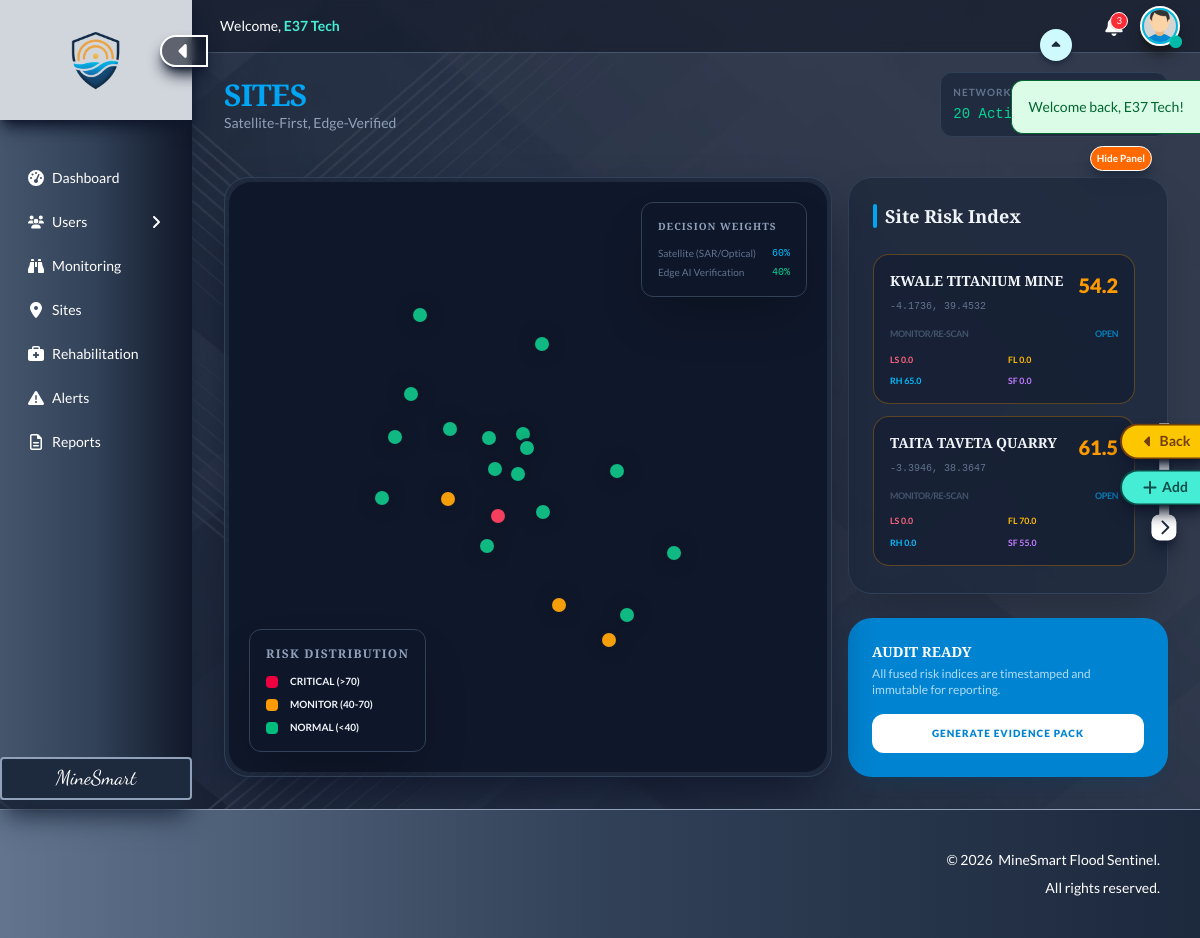
The app's page /sites (signed in) with its own data.
### tables this page shows
CREATE TABLE sites (
  id INT AUTO_INCREMENT PRIMARY KEY,
  name VARCHAR(255) NOT NULL UNIQUE,
  site_code VARCHAR(50) NOT NULL UNIQUE,
  site_type ENUM('open_pit','underground','quarry','rehabilitation','processing') NOT NULL,
  country VARCHAR(100) NOT NULL DEFAULT 'Kenya',
  county VARCHAR(100) NOT NULL,
  coords JSON NOT NULL,
  elevation_m INT DEFAULT NULL,
  area_hectares DECIMAL(8,2) DEFAULT NULL,
  operational_status ENUM('active','inactive','rehabilitation','closed') NOT NULL DEFAULT 'active',
  risk_profile JSON DEFAULT NULL,
  image_link VARCHAR(255) DEFAULT NULL,
  user_id INT NOT NULL DEFAULT 1,
  created_at TIMESTAMP NOT NULL DEFAULT CURRENT_TIMESTAMP,
  updated_at TIMESTAMP NOT NULL DEFAULT CURRENT_TIMESTAMP ON UPDATE CURRENT_TIMESTAMP,
  INDEX(site_type),
  INDEX(county),
  INDEX(operational_status)
);

CREATE TABLE risk_event_factors (
  id BIGINT AUTO_INCREMENT PRIMARY KEY,
  event_id BIGINT NOT NULL,
  risk_type_id INT NOT NULL,
  layer ENUM('satellite','edge','fusion') NOT NULL,
  raw_value DECIMAL(14,6) DEFAULT NULL,
  normalized_score DECIMAL(6,2) NOT NULL DEFAULT 0.00,
  risk_level ENUM('low','medium','high') NOT NULL DEFAULT 'low',
  threshold_low DECIMAL(14,6) DEFAULT NULL,
  threshold_medium DECIMAL(14,6) DEFAULT NULL,
  threshold_high DECIMAL(14,6) DEFAULT NULL,
  evidence_url VARCHAR(512) DEFAULT NULL,
  note VARCHAR(255) DEFAULT NULL,
  created_at TIMESTAMP DEFAULT CURRENT_TIMESTAMP,
  FOREIGN KEY (event_id) REFERENCES risk_events(id) ON DELETE CASCADE,
  FOREIGN KEY (risk_type_id) REFERENCES risk_types(id) ON DELETE RESTRICT,
  INDEX idx_ref_event (event_id),
  INDEX idx_ref_event_layer (event_id, layer)
);

### app/helpers/risk_processor.php (called while the page is built, shortened)
<?php
function ms_get_latest_snapshot(int $site_id, PDO $pdo): array
{
    $stmt = $pdo->prepare("
        SELECT *
        FROM v_site_latest_snapshot
        WHERE site_id = :site_id
        LIMIT 1
    ");
    $stmt->execute([':site_id' => $site_id]);
    $row = $stmt->fetch(PDO::FETCH_ASSOC);
    return $row ?: [
        'site_id' => $site_id,
        'snapshot_id' => null,
        'snapshot_at' => null,
        'satellite_risk_score' => 0,
        'edge_risk_score' => 0,
        'final_risk_score' => 0,
        'confidence_score' => 0,
        'system_decision' => 'Normal State',
        'event_id' => null
    ];
}
function ms_get_event_factors(?int $event_id, PDO $pdo, int $limit = 6): array
{
    if (!$event_id) {
        return [];
    }
    $stmt = $pdo->prepare("
        SELECT
            ref.layer,
            rt.code,
            rt.name,
            rt.unit,
            ref.raw_value,
            ref.normalized_score,
            ref.risk_level,
            ref.note
        FROM risk_event_factors ref
        JOIN risk_types rt ON rt.id = ref.risk_type_id
        WHERE ref.event_id = :event_id
        ORDER BY ref.normalized_score DESC
        LIMIT :lim
    ");
    $stmt->bindValue(':event_id', $event_id, PDO::PARAM_INT);
    $stmt->bindValue(':lim', $limit, PDO::PARAM_INT);
    $stmt->execute();
    return $stmt->fetchAll(PDO::FETCH_ASSOC) ?: [];
}
function ms_get_site_risk_packet(int $site_id, PDO $pdo): array
{
    $snap = ms_get_latest_snapshot($site_id, $pdo);
    $factors = ms_get_event_factors($snap['event_id'] ? (int)$snap['event_id'] : null, $pdo);
    return [
        'snapshot' => $snap,
        'factors' => $factors
    ];
}

### app/views/sites/index.php (the view, shortened to what this page needs)
<?php
  require __DIR__ . '/../../helpers/online_connector.php';
  require __DIR__ . '/../../helpers/risk_processor.php';
  $stmt = $pdo->query("SELECT * FROM sites LIMIT 20");
  $monitored_sites = $stmt->fetchAll(PDO::FETCH_ASSOC);
  function ms_coords_lat_lng($coords_raw) {
    $coords = json_decode($coords_raw ?? '', true);
    $lat = 0.0;
    $lng = 0.0;
    if(is_array($coords)) {
      if(isset($coords['lat']) && isset($coords['lng'])) {
        $lat = (float)$coords['lat'];
        $lng = (float)$coords['lng'];
      } elseif(isset($coords['latitude']) && isset($coords['longitude'])) {
        $lat = (float)$coords['latitude'];
        $lng = (float)$coords['longitude'];
      }
    }
    return [$lat, $lng];
  }
  function ms_factor_code($f) {
    if(isset($f['code'])) return (string)$f['code'];
    return '';
  }
  function ms_factor_score($f) {
    if(isset($f['normalized_score'])) return (float)$f['normalized_score'];
    return 0.0;
  }
  function ms_category_breakdown($factors) {
    $ls = 0.0;
    $fl = 0.0;
    $rh = 0.0;
    $sf = 0.0;
    foreach($factors as $f) {
      $code = ms_factor_code($f);
      $score = ms_factor_score($f);
      if(in_array($code, ['INSAR_DEFORMATION_MM_MO','EDGE_CRACK_SCORE'], true)) {
        if($score > $ls) $ls = $score;
      }
      if(in_array($code, ['RAINFALL_ANOMALY_PCT','SOIL_MOISTURE_PROXY_TREND','EDGE_WETNESS_PCT','EDGE_HUMIDITY_PCT'], true)) {
        if($score > $fl) $fl = $score;
      }
      if(in_array($code, ['NDVI_DROP_30D','EVI_DROP_30D','EDGE_VEG_COVER_PCT'], true)) {
        if($score > $rh) $rh = $score;
      }
      if(in_array($code, ['EDGE_EROSION_AREA_PCT','EDGE_CRACK_SCORE','INSAR_DEFORMATION_MM_MO'], true)) {
        if($score > $sf) $sf = $score;
      }
    }
    return [
      'ls' => min(100.0, max(0.0, $ls)),
      'fl' => min(100.0, max(0.0, $fl)),
      'rh' => min(100.0, max(0.0, $rh)),
      'sf' => min(100.0, max(0.0, $sf))
    ];
  }
?>
<!DOCTYPE html>
<html lang="en">
  <head>
    <link href="<?php echo ROOT_URL; ?>/assets/css/output.css" rel="stylesheet">
    <link rel="stylesheet" href="https://unpkg.com/leaflet@1.9.4/dist/leaflet.css" />
  </head>
  <body class="relative bg-slate-900 text-slate-100 max-w-full overflow-x-hidden">
    <?php include '../includes/sidebar.php'; ?>
    <?php require __DIR__ . '/../includes/message.php'; ?>
    <main id="mainContent" class="min-h-screen w-[calc(100%-12rem)] ml-auto flex-1 flex flex-col overflow-hidden transition-all duration-500 ease-in-out">
      <?php include '../includes/header.php'; ?>
      <?php require __DIR__ . '/../includes/navigation.php'; ?>
      <section class="overflow-y-auto p-8 flex-grow pt-18">
        <div class="flex justify-between items-center mb-10">
          <div>
            <h1 class="text-3xl font-black tracking-tight text-sky-500 uppercase">SITES</h1>
            <p class="text-slate-400 text-sm">Satellite-First, Edge-Verified</p>
          </div>
          <div class="flex gap-4">
            <div class="bg-slate-800/80 backdrop-blur-sm p-3 rounded-xl border border-slate-700">
              <span class="text-[0.625rem] text-slate-500 block uppercase font-bold tracking-widest">Network Status</span>
              <span class="text-xs md:text-sm md:font-mono text-emerald-400"><?= count($monitored_sites) ?> Active Sites Deployed</span>
            </div>
          </div>
        </div>
        <div class="fixed z-[1001] top-[9rem] right-[7%] sm:right-[3rem]">
          <button id="toggleSites" class="cursor-pointer bg-orange-500 border border-white text-[0.625rem] px-1.5 py-1 font-bold text-white hover:scale-[106%] shadow-lg shadow-slate-800 rounded-full transition-all duration-500 ease-in-out">
          </button>
        </div>
        <div id="dashboardWrapper" class="relative flex gap-4 transition-all duration-700 ease-in-out">
          <div id="mapContainer" class="relative flex-1 bg-slate-800/80 rounded-3xl border border-slate-700 p-1 h-[37.5rem] shadow-2xl shadow-slate-900 overflow-hidden transition-all duration-700 ease-in-out">
            <div id="map" class="w-full h-full rounded-[1.4rem]"></div>
            <div class="absolute top-6 right-6 z-[1000] bg-slate-900/90 backdrop-blur-md p-4 rounded-xl border border-slate-700 shadow-2xl">
              <h4 class="text-[0.625rem] font-bold mb-3 uppercase tracking-widest text-slate-400">Decision Weights</h4>
              <div class="space-y-1">
                <div class="flex justify-between gap-4 text-[0.625rem]">
                  <span class="text-slate-500">Satellite (SAR/Optical)</span>
                  <span class="text-sky-400 font-mono">60%</span>
                </div>
                <div class="flex justify-between gap-4 text-[0.625rem]">
                  <span class="text-slate-500">Edge AI Verification</span>
                  <span class="text-emerald-400 font-mono">40%</span>
                </div>
              </div>
            </div>
            <div class="absolute bottom-6 left-6 z-[1000] bg-slate-900/90 backdrop-blur-md p-4 rounded-xl border border-slate-700 shadow-2xl">
              <h4 class="text-xs font-bold mb-3 uppercase tracking-widest text-slate-400">Risk Distribution</h4>
              <div class="space-y-2">
                <div class="flex items-center gap-3 text-[0.625rem] font-bold">
                  <span class="w-3 h-3 bg-rose-600 rounded-sm"></span> CRITICAL (&gt;70)
                </div>
                <div class="flex items-center gap-3 text-[0.625rem] font-bold">
                  <span class="w-3 h-3 bg-amber-500 rounded-sm"></span> MONITOR (40-70)
                </div>
                <div class="flex items-center gap-3 text-[0.625rem] font-bold">
                  <span class="w-3 h-3 bg-emerald-500 rounded-sm"></span> NORMAL (&lt;40)
                </div>
              </div>
            </div>
          </div>
          <div id="sitesPanel" class="w-[14rem] md:w-[20rem] h-[37.5rem] flex flex-col space-y-6 transition-all duration-500 ease-in-out">
            <div class="bg-slate-800/80 rounded-3xl border border-slate-700 p-6 shadow-2xl overflow-hidden flex flex-col flex-1">
              <div class="flex justify-between items-center mb-6">
                <h3 class="text-lg font-bold flex items-center gap-2">
                  <span class="w-1 h-6 bg-sky-500 rounded-full"></span>
                  Site Risk Index
                </h3>
              </div>
              <div id="sitesList" class="space-y-3 overflow-y-auto flex-1 pr-2">
                <?php foreach($monitored_sites as $site):
                  $packet = ms_get_site_risk_packet((int)$site['id'], $pdo);
                  $snap = $packet['snapshot'] ?? [];
                  $factors = $packet['factors'] ?? [];
                  $score = (float)($snap['final_risk_score'] ?? 0);
                  $decision = $snap['system_decision'] ?? 'Normal State';
                  $ll = ms_coords_lat_lng($site['coords'] ?? '');
                  $lat = $ll[0];
                  $lng = $ll[1];
                  $text_color = $score > 70 ? 'text-rose-500' : ($score > 40 ? 'text-amber-500' : 'text-emerald-500');
                  $border_color = $score > 70 ? 'border-rose-500/30' : ($score > 40 ? 'border-amber-500/30' : 'border-emerald-500/30');
                  $cats = ms_category_breakdown($factors);
                ?>
                <div class="p-4 rounded-2xl border bg-slate-900/50 <?= $border_color ?> hover:bg-slate-900 transition-all cursor-pointer group" onclick="if(window.map){ map.flyTo([<?= $lat ?>, <?= $lng ?>], 12) }">
                  <div class="flex justify-between items-start">
                    <div>
                      <h4 class="font-bold text-sm group-hover:text-sky-400 transition-colors uppercase">
                        <?= $site['name'] ?>
                      </h4>
                      <span class="text-[0.625rem] font-mono text-slate-500"><?= number_format($lat, 4) ?>, <?= number_format($lng, 4) ?></span>
                    </div>
                    <div class="text-right">
                      <span class="text-xl font-black <?= $text_color ?>"><?= number_format($score, 1) ?></span>
                    </div>
                  </div>
                  <div class="mt-3 flex justify-between items-center text-[0.5625rem] font-bold uppercase tracking-tighter">
                    <span class="text-slate-600"><?= $decision ?></span>
                    <a href="<?= ROOT_URL; ?>/sites/intelligence.php?site_id=<?= (int)$site['id'] ?>" class="text-sky-500/70 hover:text-sky-400 transition-colors">Open</a>
                  </div>
                  <div class="mt-3 grid grid-cols-2 gap-2 text-[0.55rem] font-bold">
                    <span class="text-rose-400">LS <?= number_format($cats['ls'], 1) ?></span>
                    <span class="text-amber-400">FL <?= number_format($cats['fl'], 1) ?></span>
                    <span class="text-sky-400">RH <?= number_format($cats['rh'], 1) ?></span>
                    <span class="text-purple-400">SF <?= number_format($cats['sf'], 1) ?></span>
                  </div>
                </div>
                <?php endforeach; ?>
              </div>
            </div>
            <div class="bg-sky-600 p-6 rounded-3xl shadow-lg shadow-sky-900/20 shrink-0">
              <h4 class="text-white font-black text-sm uppercase mb-1">Audit Ready</h4>
              <p class="text-sky-100 text-xs opacity-80 mb-4">
                All fused risk indices are timestamped and immutable for reporting.
              </p>
              <button class="w-full py-3 bg-white text-sky-600 rounded-xl font-black text-[0.625rem] uppercase tracking-widest hover:bg-sky-50 transition-all">
                Generate Evidence Pack
              </button>
            </div>
          </div>
        </div>
      </section>
    </main>
    <?php include '../includes/footer.php'; ?>
  </body>
</html>

### records on screen
sites: name "KWALE TITANIUM MINE", coords "-4.1736", coords "39.4532", score "54.2", decision "MONITOR/RE-SCAN", risk_event_factors.normalized_score "0.0", risk_event_factors.normalized_score "65.0"
sites: name "TAITA TAVETA QUARRY", coords "-3.3946", coords "38.3647", score "61.5", decision "MONITOR/RE-SCAN", ls "0.0", fl "70.0", rh "0.0", sf "55.0"

### other values on screen
$message['text'] "Welcome back, E37 Tech!"
$currentUser['full_name'] "E37 Tech"
$unreadCount "3"
count($monitored_sites) "20"
